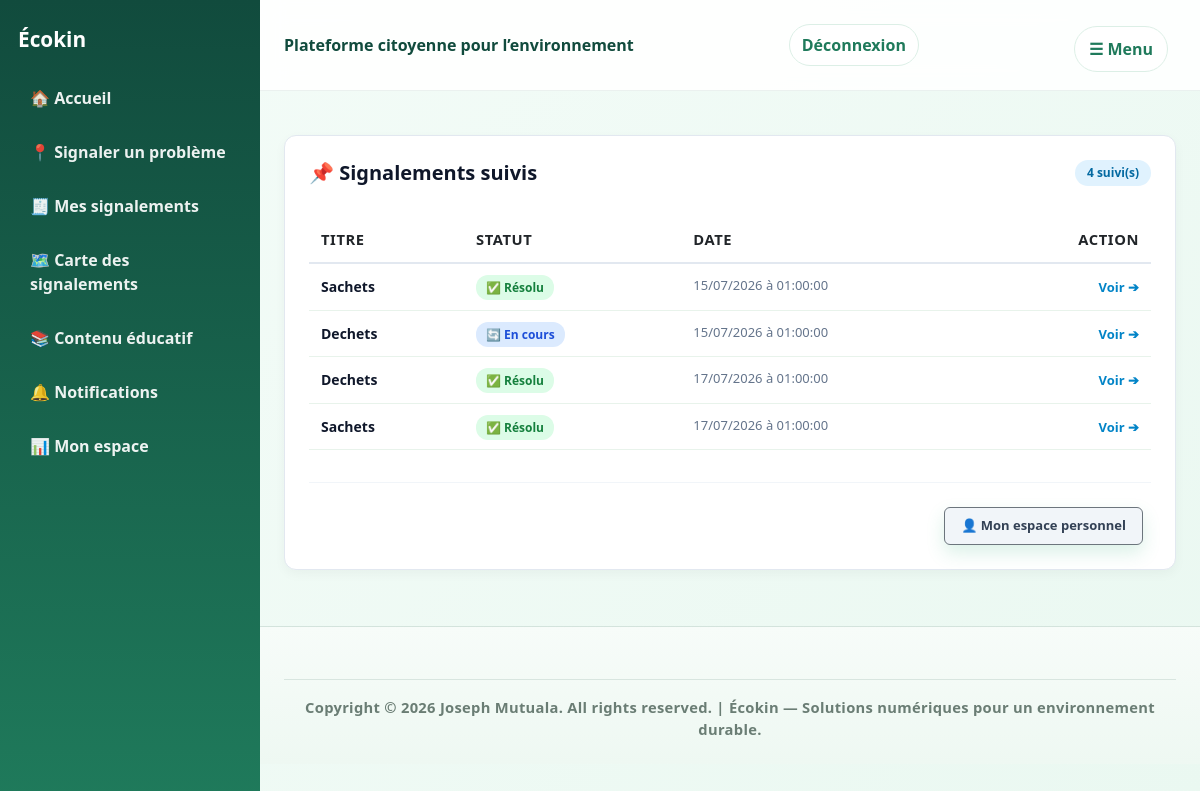
Before: /signalements_suivis/ (signed in) with the older database file.
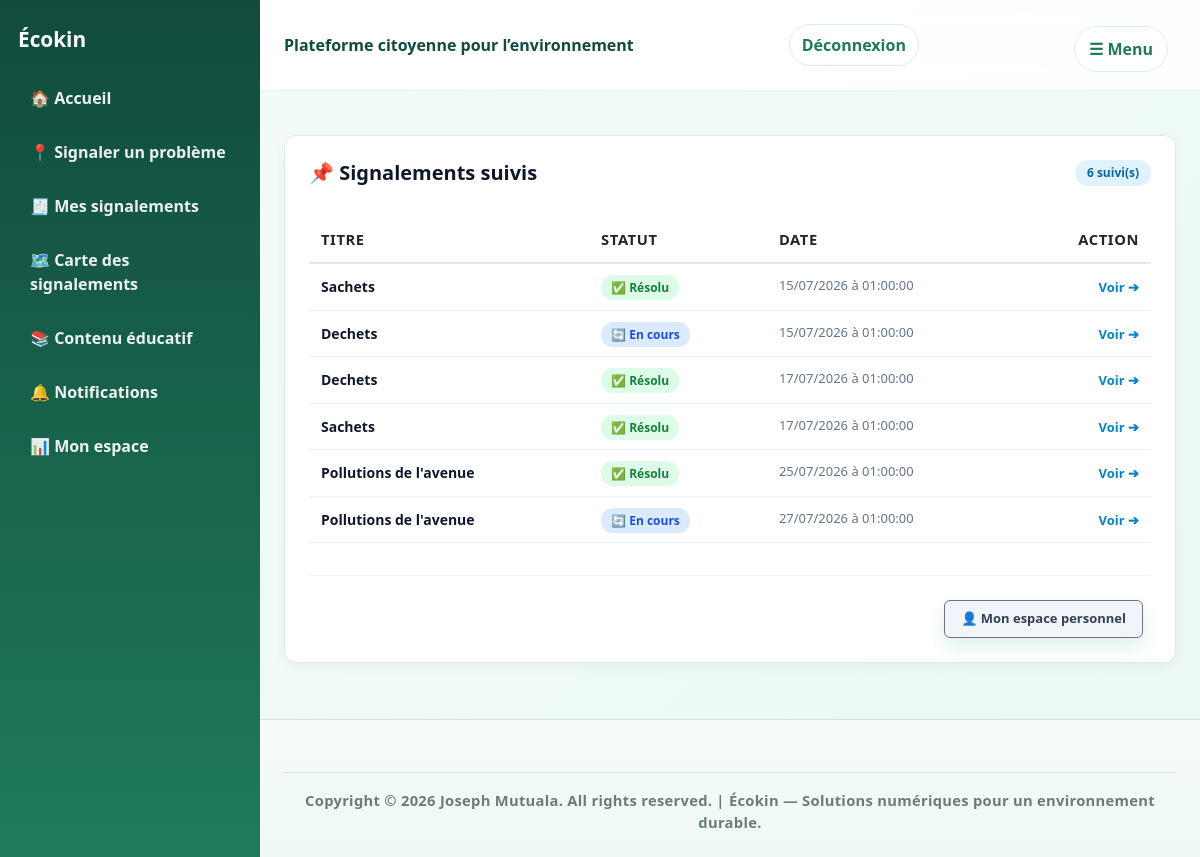
After: the same page with the newer database file.
### signalements/models.py (models this page shows, shortened)
class Signalements(models.Model):
    STATUT_CHOICES = [
        ('en_attente', 'En attente'),
        ('en_cours', 'En cours'),
        ('resolu', 'Résolu'),
        ('rejete', 'Rejeté'),
    ]
    titre = models.CharField(max_length=200, help_text="Entrez le titre du signalement")
    description = models.TextField()
    photo = models.ImageField(upload_to = 'signalements/', blank=True, null=True)
    latitude = models.DecimalField(max_digits= 9, decimal_places= 6)
    longitude = models.DecimalField(max_digits= 9, decimal_places= 6)
    statut = models.CharField(max_length=20, choices=STATUT_CHOICES, default='en_attente')
    date_creation = models.DateTimeField(auto_now_add= True)
    analyse_ia = models.TextField(blank=True, null=True)
    utilisateur = models.ForeignKey(settings.AUTH_USER_MODEL, on_delete=models.CASCADE, related_name = 'signalements')

### dashboard/views.py (the view)
# urls.py: path('signalements_suivis/', views.signalements_suivis, name="suivis"),
@login_required
def signalements_suivis(request):
    signalements = Signalements.objects.exclude(statut="en_attente")
    contexte = {
        "signalements":signalements
    }
    return render(request, "dashboard/signalements_suivis.html", contexte)

### templates/dashboard/signalements_suivis.html (shortened to what the changed rows need)
{% extends 'base.html'%}
{% block content %}
<div class="card" style="margin-top: 20px; padding: 24px; background: #ffffff; border-radius: 12px; border: 1px solid #e2e8f0; box-shadow: 0 4px 12px rgba(0,0,0,0.04);">
    <div style="display: flex; justify-content: space-between; align-items: center; margin-bottom: 20px; flex-wrap: wrap; gap: 12px;">
        <h2 style="margin: 0; font-size: 20px; font-weight: 800; color: #0f172a; display: flex; align-items: center; gap: 8px;">
            📌 Signalements suivis
        </h2>
        {% if signalements %}
            <span class="pill" style="background: #e0f2fe; color: #0369a1; padding: 4px 12px; border-radius: 20px; font-size: 12px; font-weight: 600;">
                {{ signalements|length }} suivi(s)
            </span>
        {% endif %}
    </div>
    {% if signalements %}
        <div style="overflow-x: auto;">
            <table class="table" style="width: 100%; border-collapse: collapse; text-align: left; font-size: 14px;">
                <thead>
                    <tr style="border-bottom: 2px solid #e2e8f0; color: #475569;">
                        <th style="padding: 12px; font-weight: 700;">Titre</th>
                        <th style="padding: 12px; font-weight: 700;">Statut</th>
                        <th style="padding: 12px; font-weight: 700;">Date</th>
                        <th style="padding: 12px; text-align: right; font-weight: 700;">Action</th>
                    </tr>
                </thead>
                <tbody>
                    {% for signalement in signalements %}
                        <tr style="border-bottom: 1px solid #f1f5f9; transition: background 0.2s ease;">
                            <td style="padding: 12px; font-weight: 600; color: #0f172a;">
                                {{ signalement.titre }}
                            </td>
                            <td style="padding: 12px;">
                                {% if signalement.statut == 'en_attente' or signalement.etat == 'en_attente' %}
                                    <span style="background: #fef3c7; color: #b45309; padding: 4px 10px; border-radius: 12px; font-size: 12px; font-weight: 600;">
                                        ⏳ En attente
                                    </span>
                                {% elif signalement.statut == 'en_cours' or signalement.etat == 'en_cours' %}
                                    <span style="background: #dbeafe; color: #1d4ed8; padding: 4px 10px; border-radius: 12px; font-size: 12px; font-weight: 600;">
                                        🔄 En cours
                                    </span>
                                {% elif signalement.statut == 'resolu' or signalement.etat == 'resolu' %}
                                    <span style="background: #dcfce7; color: #15803d; padding: 4px 10px; border-radius: 12px; font-size: 12px; font-weight: 600;">
                                        ✅ Résolu
                                    </span>
                                {% elif signalement.statut == 'rejete' or signalement.etat == 'rejete' %}
                                    <span style="background: #fee2e2; color: #b91c1c; padding: 4px 10px; border-radius: 12px; font-size: 12px; font-weight: 600;">
                                        ❌ Rejeté
                                    </span>
                                {% else %}
                                    <span style="background: #f1f5f9; color: #475569; padding: 4px 10px; border-radius: 12px; font-size: 12px; font-weight: 600;">
                                        {{ signalement.get_statut_display|default:signalement.statut }}
                                    </span>
                                {% endif %}
                            </td>
                            <td style="padding: 12px; color: #64748b; font-size: 13px;">
                                {{ signalement.date_creation|date:"d/m/Y \à H:i:s" }}
                            </td>
                            <td style="padding: 12px; text-align: right;">
                                <a href="{% url 'detail_signalements' signalement.pk %}" class="btn-link" style="color: #0284c7; text-decoration: none; font-weight: 600; font-size: 13px; display: inline-flex; align-items: center; gap: 4px;">
                                    Voir ➔
                                </a>
                            </td>
                        </tr>
                    {% endfor %}
                </tbody>
            </table>
        </div>
    {% endif %}
</div>
{% endblock %}

Changed rows visible on the page:
added Signalements: titre "Pollutions de l'avenue", statut "✅ Résolu", date_creation "25/07/2026 à 01:00:00"
added Signalements: titre "Pollutions de l'avenue", statut "🔄 En cours", date_creation "27/07/2026 à 01:00:00"
Other visible differences:
{{ signalements|length }}: "4" → "6"
